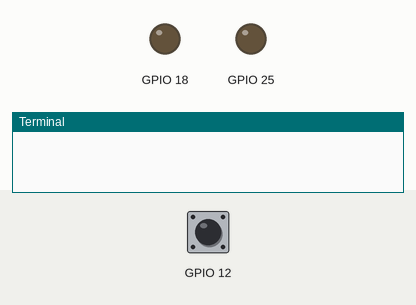
A program run on a simulated Raspberry Pi (BCM pin numbers). Shown: output pins drawn as LEDs (lit = HIGH), the last lines printed to the terminal. The inputs (shaded band) are chosen by the test bench; at power-on: GPIO 12 LOW.

Above: at 1.2 s.
1.3 s: GPIO 12 pulled HIGH for 0.15 s
At 1.8 s:
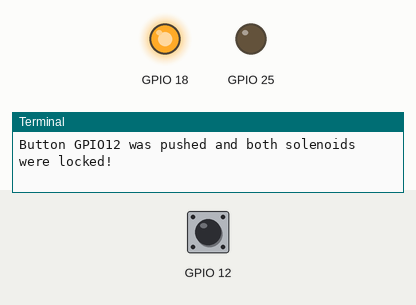
Timing chart, 0 to 4.3 s (numbered marks = the images above; inputs shaded):
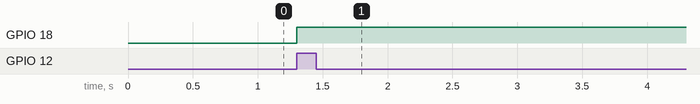

Measured:
- after the input at 1.3 s, GPIO 18: LOW → HIGH at once

The program:

lock_push_button.py
```python
import RPi.GPIO as GPIO

GPIO.setwarnings(False)
GPIO.setmode(GPIO.BCM)

GPIO.setup(12, GPIO.IN, pull_up_down=GPIO.PUD_DOWN)
# GPIO.setup(16, GPIO.IN, pull_up_down=GPIO.PUD_DOWN)

# GPIO.output(18, 1)
# GPIO.output(25, 0)

while True:
    if GPIO.input(12) == GPIO.HIGH:
        # Solenoid 1
        GPIO.setup(18, GPIO.OUT)
        # Solenoid 2
        GPIO.setup(25, GPIO.OUT)

        # Turn off the relay and lock both solenoid door
        GPIO.output(18, 1)
        GPIO.output(25, 0)

        print("Button GPIO12 was pushed and both solenoids were locked!")
    # elif GPIO.input(16) == GPIO.HIGH:
    #     GPIO.output(25, 0)

    #     print("Button GPIO16 was pushed!")
```
